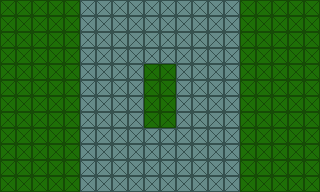

A 2D game scene composited from a Tiled map and its tileset images. What follows is a short description and the map's XML, with every tile layer's data as written:
An orthogonal 20x12 tile map with 16x16 px tiles, 1 tile layer (Tile Layer 1).

<map version="1.10" tiledversion="1.11.0" orientation="orthogonal" renderorder="right-down" width="20" height="12" tilewidth="16" tileheight="16" infinite="0" nextlayerid="2" nextobjectid="1">
 <editorsettings>
  <export target="level_4_path.csv" format="csv" />
 </editorsettings>
 <tileset firstgid="1" source="../../tileset/Mind_the_Gap.tsx" />
 <layer id="1" name="Tile Layer 1" width="20" height="12">
  <data encoding="csv">
1,1,1,1,1,2,2,2,2,2,2,2,2,2,2,1,1,1,1,1,
1,1,1,1,1,2,2,2,2,2,2,2,2,2,2,1,1,1,1,1,
1,1,1,1,1,2,2,2,2,2,2,2,2,2,2,1,1,1,1,1,
1,1,1,1,1,2,2,2,2,2,2,2,2,2,2,1,1,1,1,1,
1,1,1,1,1,2,2,2,2,1,1,2,2,2,2,1,1,1,1,1,
1,1,1,1,1,2,2,2,2,1,1,2,2,2,2,1,1,1,1,1,
1,1,1,1,1,2,2,2,2,1,1,2,2,2,2,1,1,1,1,1,
1,1,1,1,1,2,2,2,2,1,1,2,2,2,2,1,1,1,1,1,
1,1,1,1,1,2,2,2,2,2,2,2,2,2,2,1,1,1,1,1,
1,1,1,1,1,2,2,2,2,2,2,2,2,2,2,1,1,1,1,1,
1,1,1,1,1,2,2,2,2,2,2,2,2,2,2,1,1,1,1,1,
1,1,1,1,1,2,2,2,2,2,2,2,2,2,2,1,1,1,1,1
</data>
 </layer>
</map>